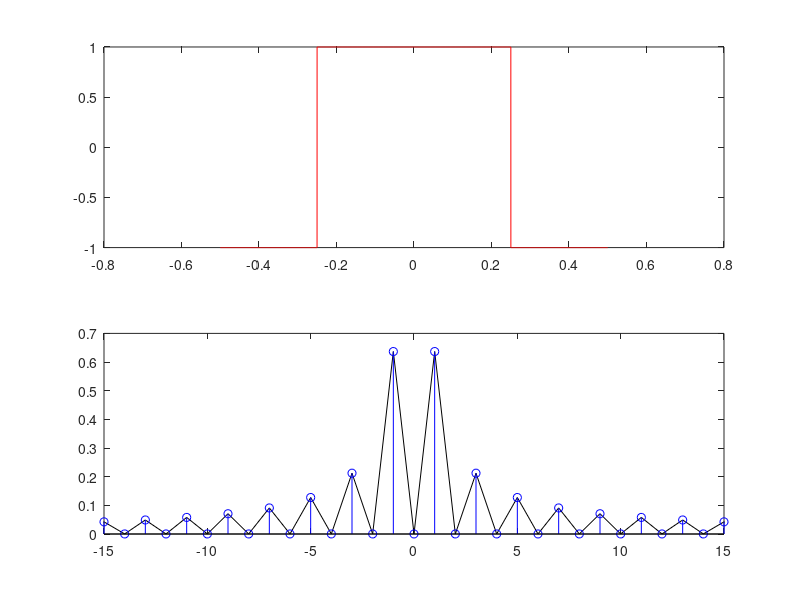

The MATLAB script that drew this image:
clear all
close all

sr = 10000; %Sample Rate
pc = 1/sr;

durBig = 1; %sec
durSmall = 0.5; % durata della finestra
SmallOffSet = 0.25; % inizio della finestra 

dSS = floor(durSmall*sr); %duarata in campioni della finstra (dur Small Sample)
dSO = floor(SmallOffSet*sr); %OffSet in campioni della finestra

t = [-durBig/2:pc:(durBig/2)-pc]; %array tempo

% generazione della finestra y 
y = zeros(1, size(t, 2));
y(dSO:dSO+dSS) = 1;
y = (y*2)-1;

winSize = floor(durBig*sr);
binSize = sr/winSize;

F = [-winSize/2:binSize:(winSize/2)-binSize];

% DFT della finestra
for k = 1:size(F, 2);
fa = F(k)*2*pi;
za = e.^(-i*fa*t);
ya = y.*za;
dft(k) = abs(sum(ya))/size(ya, 2);
end

subplot(2, 1, 1)
plot(t, y, 'r')
subplot(2, 1, 2)
plot(F, dft, 'k')
hold on
stem(F, dft, 'b')
axis([-15 15])
hold off
